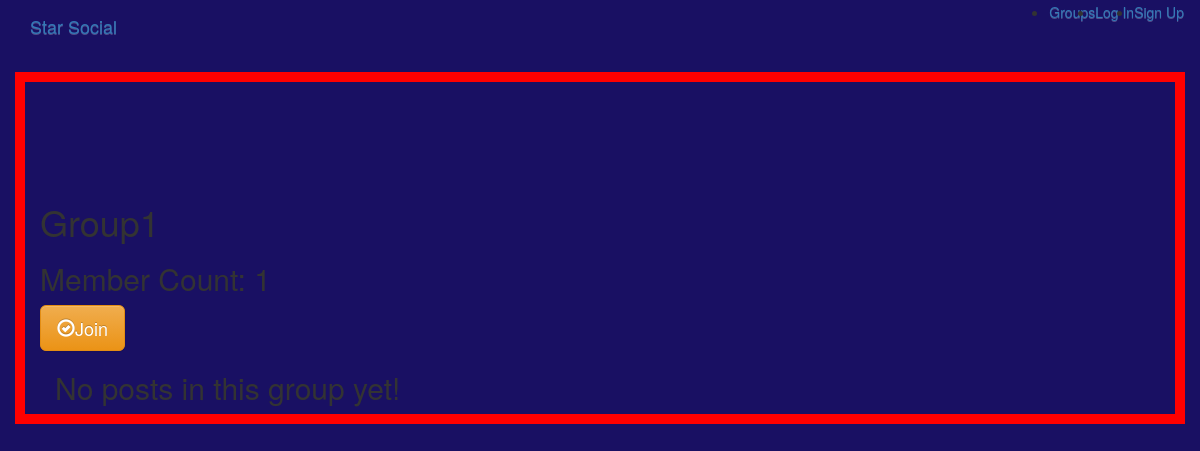
Before: /groups/posts/in/group1/ with the older database file.
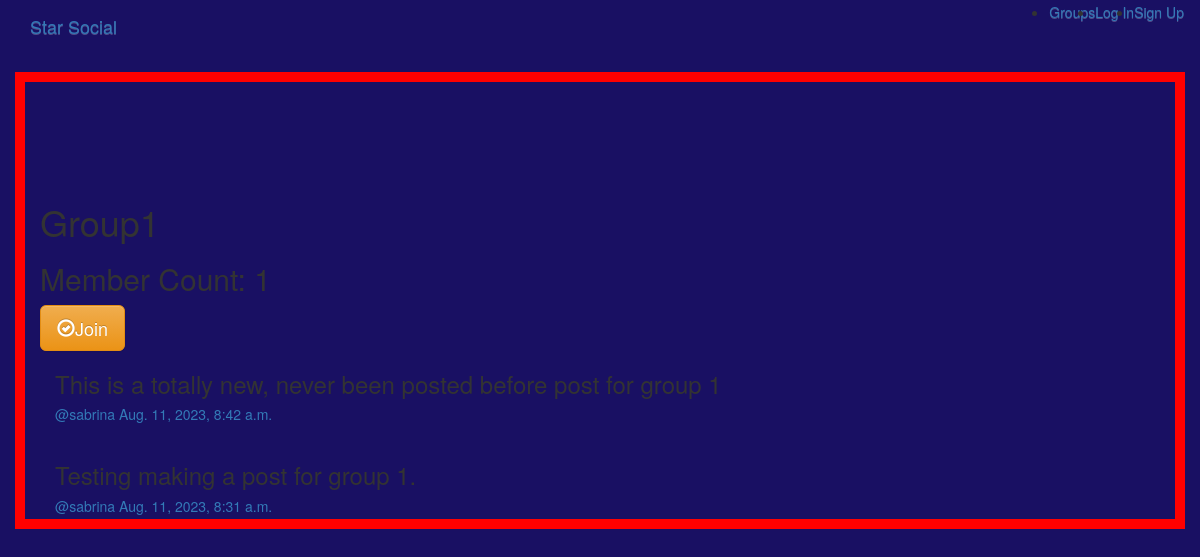
After: the same page with the newer database file.
### posts/models.py (models this page shows, shortened)
class Post(models.Model):
    user = models.ForeignKey(User,related_name='posts',on_delete=models.CASCADE)
    created_at = models.DateTimeField(auto_now=True)
    message = models.TextField()
    message_html = models.TextField(editable=False)
    group = models.ForeignKey(Group,related_name='posts',null=True,blank=True,on_delete=models.CASCADE)
    class Meta:
        ordering = ['-created_at']
        unique_together = ['user','message']

### groups/views.py (the view)
# urls.py: path('posts/in/<slug>/',views.SingleGroup.as_view(),name='single'),
class SingleGroup(generic.DetailView):
    model = Group

### groups/templates/groups/group_detail.html
{% extends 'groups/group_base.html' %}
{% block pregroup %}
<h1>{{group.name}}</h1>
<h2>Member Count: {{group.members.count}}</h2>
<div class="content">
    {% if user in group.members.all %}
    <a href="{% url 'groups:leave' slug=group.slug %}"
    class="btn btn-lg btn-fill btn-warning"><span
    class="glyphicon glyphicon-remove-circle"></span>Leave</a>
    {% else %}
    <a href="{% url 'groups:join' slug=group.slug %}"
    class="btn btn-lg btn-fill btn-warning"><span
    class="glyphicon glyphicon-ok-circle"></span>Join</a>
    {% endif %}
</div>
{% endblock %}
{% block group_content %}
<div class="col-md-8">
    {% if group.posts.count == 0 %}
    <h2>No posts in this group yet!</h2>
    {% else %}
        {% for post in group.posts.all %}
            {% include 'posts/_post.html' %}
            {% endfor %}
    {% endif %}
</div>
{% endblock %}

### posts/templates/posts/_post.html (shortened to what this page needs)
<div class="post media">
    <h3>{{post.message_html|safe}}</h3>
    <div class="media-body">
        <h5 class="media-heading">
            <span class="username">
                <a href="{% url 'posts:for_user' username=post.user.username %}">@{{post.user.username}}</a>
             </span>
             <time class="time">
                <a href="{% url 'posts:single' username=post.user.username pk=post.pk %}">
                    {{post.created_at}}
                </a>
             </time>
        </h5>
    </div>
</div>

Changed rows visible on the page:
added Post: message_html "This is a totally new, never been posted before post for group 1", user.username "sabrina", created_at "Aug. 11, 2023, 8:42 a.m."
added Post: message_html "Testing making a post for group 1.", user.username "sabrina", created_at "Aug. 11, 2023, 8:31 a.m."
Other visible differences:
text no longer shown: "No posts in this group yet!"
